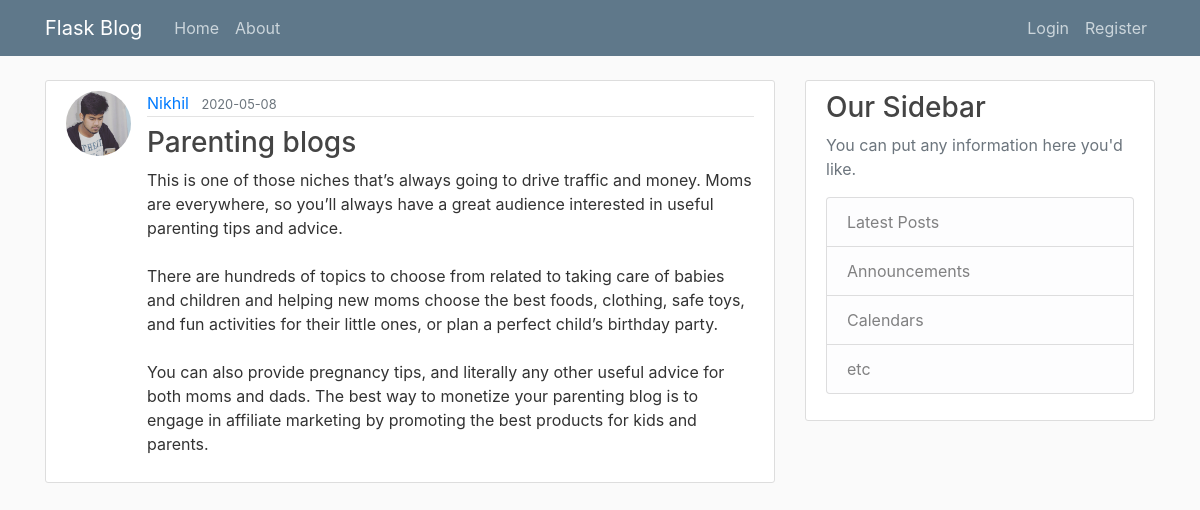
/post/6, run on the app's committed database.
### flaskblog/models.py (models this page shows, shortened)
class User(db.Model,UserMixin):
    id=db.Column(db.Integer,primary_key=True)
    username=db.Column(db.String(20),unique=True,nullable=False)
    email=db.Column(db.String(120),unique=True,nullable=False)
    image_file=db.Column(db.String(20),nullable=False,default='default.jpg')
    password=db.Column(db.String(60),nullable=False)
    posts=db.relationship('Post',backref='author',lazy=True)

class Post(db.Model):
    id=db.Column(db.Integer,primary_key=True)
    title=db.Column(db.String(100),nullable=False)
    date_posted=db.Column(db.DateTime,nullable=False,default=datetime.utcnow)
    content=db.Column(db.Text,nullable=False)
    user_id=db.Column(db.Integer,db.ForeignKey('user.id'),nullable=False)

### flaskblog/posts/routes.py (the view)
@posts.route("/post/<int:post_id>")
def post(post_id):
    post =Post.query.get_or_404(post_id)
    return render_template('post.html',title=post.title,post=post)

### flaskblog/templates/post.html (shortened to what this page needs)
{% extends "layout.html" %}
{% block content %}
    <article class="media content-section">
      <img class="rounded-circle article-img" src="{{ url_for('static', filename='profile/'+post.author.image_file)}}">
      <div class="media-body">
        <div class="article-metadata">
       <a class="mr-2" href="{{url_for('users.user_post',username=post.author.username)}}">{{ post.author.username}}</a>
       <small class="text-muted">{{ post.date_posted.strftime('%Y-%m-%d')}}</small>
        </div>
        <div class="first">
      <h3 class="article-title">{{ post.title }}</h3>
      <p class="article-content">{{ post.content }}</p>
      </div>
      </div>
    </article>
{% endblock content %}

### flaskblog/static/ui.css (style rules this page uses)
body { background: #fafafa; color: #333333; margin-top: 5rem; }
h1, h2, h3, h4, h5, h6 { color: #444444; }
.content-section { background: #ffffff; padding: 10px 20px; border: 1px solid #dddddd; border-radius: 3px; margin-bottom: 20px; }
.first { float:left; }
.article-title { margin-top: 5px; color: #444444; }
.article-content { white-space: pre-line; }
.article-img { height: 65px; width: 65px; margin-right: 16px; }
.article-metadata { padding-bottom: 1px; margin-bottom: 4px; border-bottom: 1px solid #e3e3e3 }

### data on the page
User: image_file (placeholder picture), author.username "Nikhil"
Post: date_posted "2020-05-08", title "Parenting blogs", content "This is one of those niches that’s always going to drive traffic and money. Moms are everywhere, so you’ll always have a great audience interested in useful parenting tips and advice. There are hundreds of topics to choose from related to taking care of babies and children and helping new moms choose the best foods, clothing, safe toys, and fun activities for their little ones, or plan a perfect child’s birthday party. You can also provide pregnancy tips, and literally any other useful advice for both moms and dads. The best way to monetize your parenting blog is to engage in affiliate marketing by promoting the best products for kids and parents."
